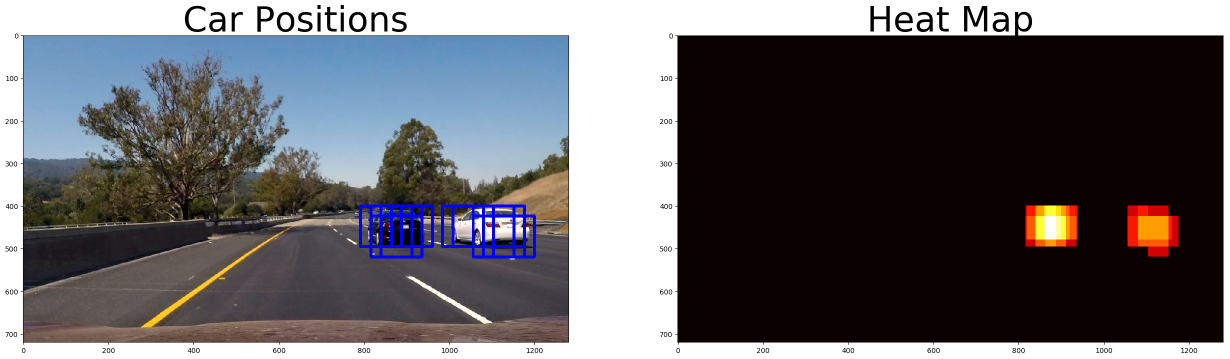
#> input picture output_images/frame_0.png, 2459 x 718 px, given in place of image0024.png, which was not available (shown at 1/2 size)
$ python gen_report_imgs.py   (older library calls are emulated)
#> lines starting #> are read from the running program, lines starting #| are printed output that depends on the picture; pictures that were not available may be replaced by others from this repository, and a replacement may not be noted
### functions.py

from skimage.feature import hog
import matplotlib.image as mpimg
import numpy as np
import cv2
from scipy.ndimage.measurements import label

# [25 lines left out: functions convert_color, bin_spatial, color_hist, not called in this run]


# Hog Feature and Visualization
def get_hog_features(img, orient, pix_per_cell, cell_per_block, vis=False, feature_vec=True):
    # Call with two outputs if vis==True
    if vis == True:
        features, hog_image = hog(img, orientations=orient, pixels_per_cell=(pix_per_cell, pix_per_cell),
                                  cells_per_block=(cell_per_block, cell_per_block), transform_sqrt=True,
                                  visualise=vis, feature_vector=feature_vec)
        return features, hog_image
    # Otherwise call with one output
    else:
        features = hog(img, orientations=orient, pixels_per_cell=(pix_per_cell, pix_per_cell),
                       cells_per_block=(cell_per_block, cell_per_block), transform_sqrt=True,
                       visualise=vis, feature_vector=feature_vec)
        return features


# [297 lines left out: functions extract_features, find_cars, add_heat, apply_threshold, draw_labeled_bboxes, process_frame and 4 more, not called in this run]

### gen_report_imgs.py
from functions import *
import pickle
import matplotlib.pyplot as plt
import skvideo.io
import matplotlib.image as mpimg

fig = plt.figure(figsize=(30, 20))
plt.xticks(fontsize=25)
plt.yticks(fontsize=25)
plt.subplot(1,2,1)
vehicle = plt.imread('data/vehicles/GTI_Far/image0024.png')
#> vehicle is the input picture: shape (718, 2459, 4) float32; mean R, G, B, A 0.401, 0.391, 0.407, 1
plt.imshow(vehicle)
plt.title('Vehicle', fontsize = '50')
plt.xticks([])
plt.yticks([])

plt.subplot(1,2,2)
non_vehicle = plt.imread('data/non-vehicles/GTI/image24.png')
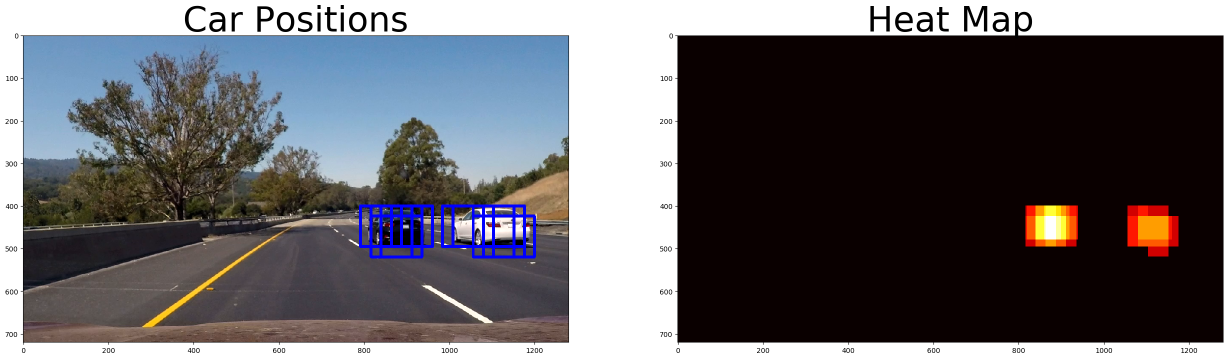
#> input picture output_images/frame_1.png, 2459 x 718 px, given in place of image24.png, which was not available (shown at 1/2 size)
#> non_vehicle is the input picture: shape (718, 2459, 4) float32; mean R, G, B, A 0.4, 0.389, 0.405, 1
plt.imshow(non_vehicle)
plt.title('Non-Vehicle', fontsize = '50')
plt.xticks([])
plt.yticks([])
fig.subplots_adjust(left=0.1, right=0.9, top=0.9, bottom=0.1)
fig.tight_layout()
fig.savefig('output_images/car_not_car.png', bbox_inches='tight')
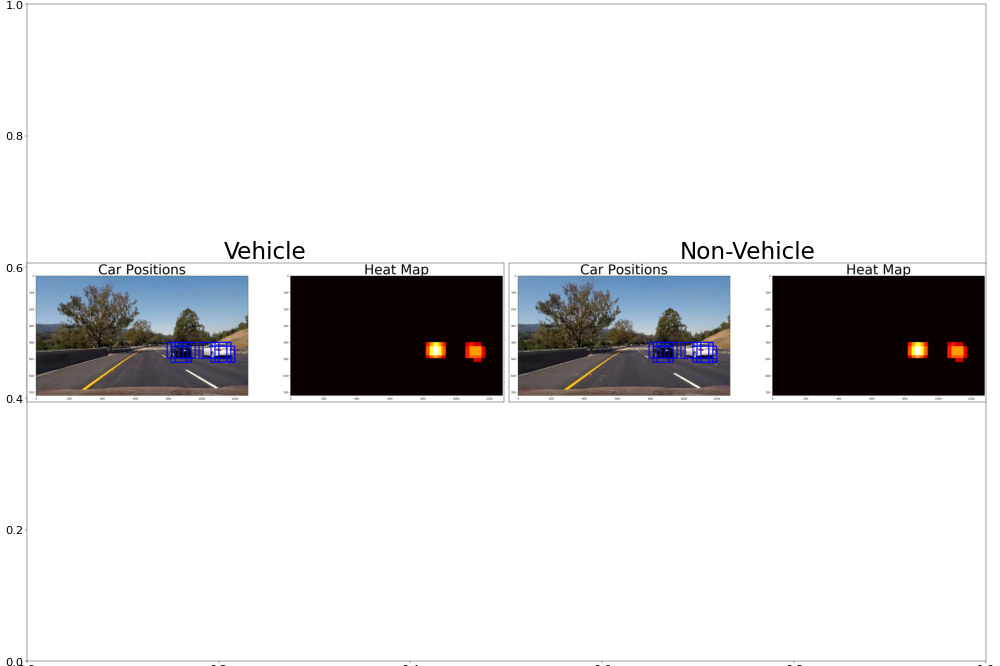
#> figure drawn by matplotlib, 2 panels

plt.clf()
plt.subplot(1,2,1)
plt.imshow(vehicle)
plt.title('Vehicle', fontsize = '50')
plt.xticks([], fontsize=25)
plt.yticks([], fontsize=25)

plt.subplot(1,2,2)
features, hog = get_hog_features(vehicle[:,:,0], orient=8, pix_per_cell=8, cell_per_block=2, vis=True, feature_vec=True)
#> in get_hog_features, `features, hog_image = hog(img, orientations=orient, pixels_per_cell=(p..`:
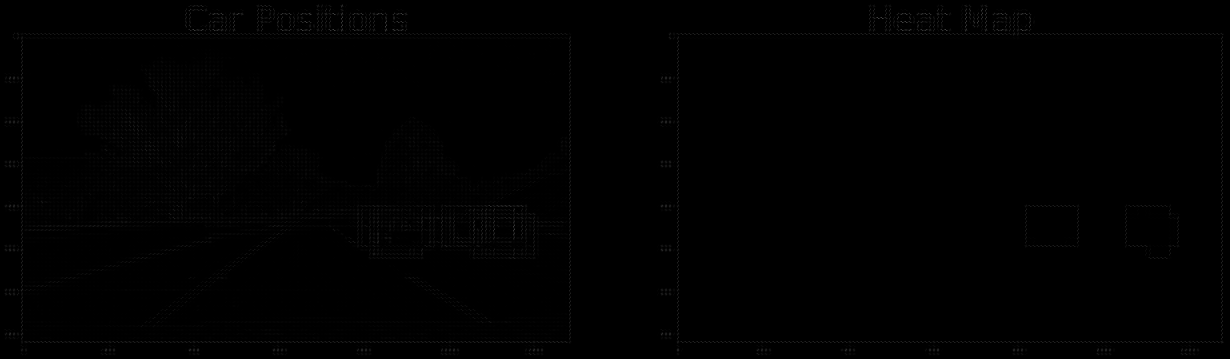
#> hog_image: shape (718, 2459) float32 (shown at 1/2 size); min 0, max 0.502, mean 0.00307
#> in get_hog_features, `features, hog_image = hog(img, orientations=orient, pixels_per_cell=(p..`:
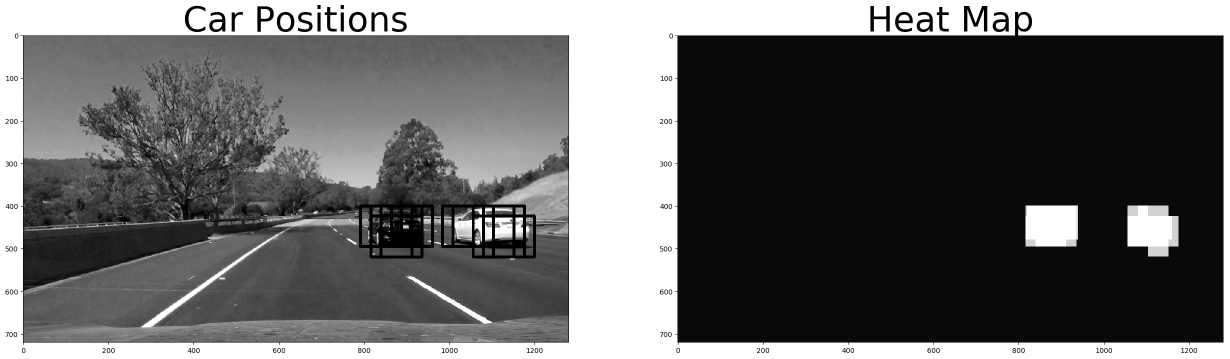
#> img: shape (718, 2459) float32 (shown at 1/2 size); min 0, max 1, mean 0.4
plt.imshow(hog, cmap='gray')
plt.title('HOG Image', fontsize = '50')
plt.xticks([], fontsize=25)
plt.yticks([], fontsize=25)
fig.subplots_adjust(left=0.1, right=0.9, top=0.9, bottom=0.1)
fig.tight_layout()
fig.savefig('output_images/HOG.png', bbox_inches='tight')

dist_pickle = pickle.load(open("vehicle_svc.p", "rb"))
#> (reads vehicle_svc.p from the repository)
#> (the run stopped early here; a loop or call above may not have finished)
